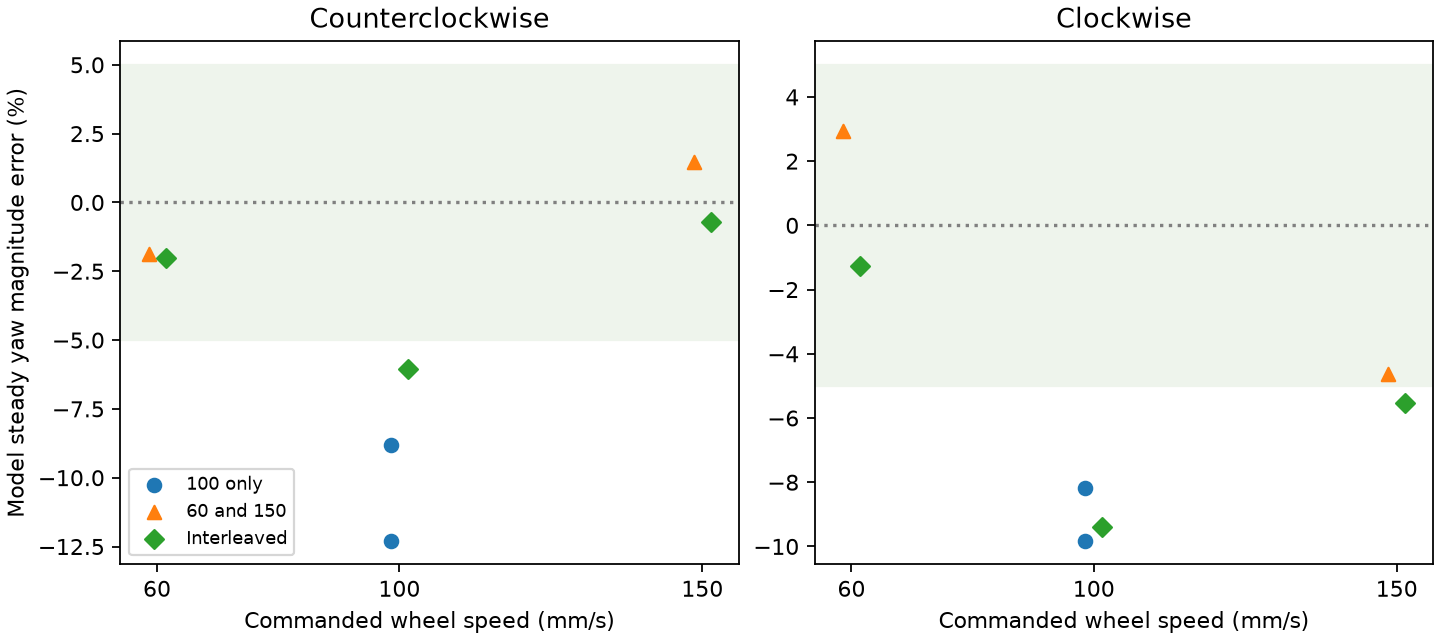

Python code for this plot:
"""Compare all three workshop visits at common physical SDK packet times."""
import csv
from pathlib import Path
import matplotlib.pyplot as plt
import numpy as np

root = Path(__file__).parent
def rows(path):
    with path.open() as f:
        return list(csv.DictReader(f))

summary = []
for folder,name in [(root.parent,"100 only"),(root.parent/"speed-holdout","60 and 150"),(root,"Interleaved")]:
    events = rows(folder/"events.csv")
    starts = [r for r in events if r["event"]=="spin"]
    stops = [float(r["time_s"]) for r in events if r["event"]=="stop"]
    states = rows(folder/"states.csv")
    predictions = rows(folder/"predictions.csv")
    for i,(cue,end) in enumerate(zip(starts,stops)):
        speed = int(cue["detail"])*(100 if folder==root.parent else 1)
        start = float(cue["time_s"])
        window = [r for r in states if (start+end)/2<=float(r["time_s"])<end]
        def obs(key):
            return np.array([float(r[key]) for r in window])
        angle = obs("head_rad")+np.deg2rad(-.66)
        yaw = float(np.mean(obs("gyro_x")*np.sin(angle)+obs("gyro_z")*np.cos(angle)))
        wheels = float(np.mean(obs("right_mm_s")-obs("left_mm_s")))
        sim = [r for r in predictions if int(r["turn"])==i+1]
        model = np.mean(np.interp(obs("time_s")-start,[float(r["t_s"]) for r in sim],[float(r["yaw_rad_s"]) for r in sim]))
        summary.append(dict(session=name,turn=i+1,signed_right_mm_s=speed,samples=len(window),
                            head_deg=float(np.mean(np.rad2deg(obs("head_rad")))), lift_mm=float(np.mean(obs("lift_mm"))),mean_yaw_rad_s=yaw,mean_wheel_difference_mm_s=wheels,gain=yaw/wheels,
                            model_yaw_rad_s=model,error_pct=100*(model/yaw-1),
                            encoder_gain_error_pct=100*(.013230645327085067*wheels/yaw-1)))
with (root/"sessions.csv").open("w") as f:
    w=csv.DictWriter(f,fieldnames=list(summary[0]));w.writeheader();w.writerows(summary)
fig,axes=plt.subplots(1,2,figsize=(9,4),layout="constrained")
for ax,sgn,title in zip(axes,[1,-1],["Counterclockwise","Clockwise"]):
    ax.axhspan(-5,5,color="#eef4ec")
    ax.axhline(0,ls=":",color="gray")
    for name,mark,offset in [("100 only","o",-1.4),("60 and 150","^",-1.4),("Interleaved","D",1.4)]:
        data=[r for r in summary if r["session"]==name and np.sign(r["signed_right_mm_s"])==sgn]
        ax.scatter([abs(r["signed_right_mm_s"])+offset for r in data],[r["error_pct"] for r in data],label=name,marker=mark)
    ax.set_title(title);ax.set_xticks([60,100,150]);ax.set_xlabel("Commanded wheel speed (mm/s)")
axes[0].set_ylabel("Model steady yaw magnitude error (%)")
axes[0].legend(fontsize=8)
fig.savefig(root/"sessions.png",dpi=160)
for speed in (60,100,150):
    for mixed in [False,True]:
        selected=[r for r in summary if abs(r["signed_right_mm_s"])==speed and (r["session"]=="Interleaved")==mixed]
        print(speed, mixed,[round(r["error_pct"],2) for r in selected],round(np.mean([r["error_pct"] for r in selected]),2))
